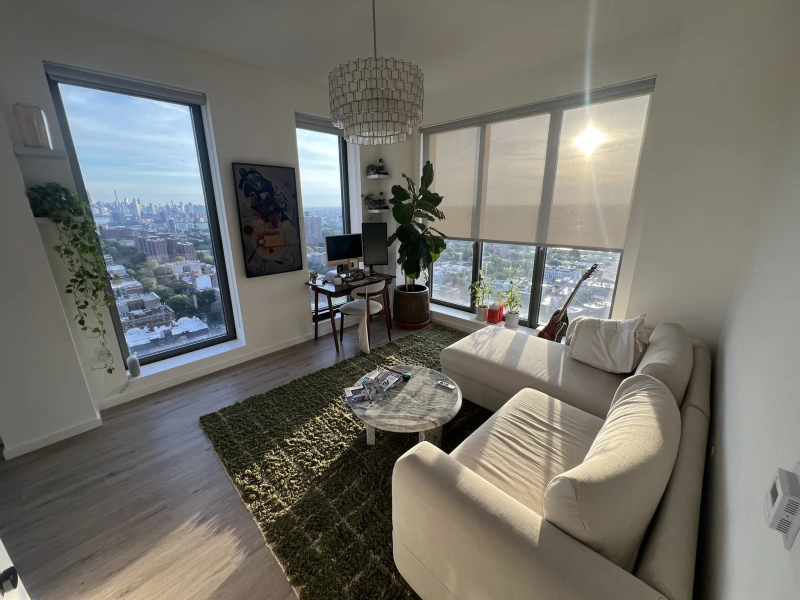
#> input picture assets/loren-apt/1-living-before.webp, 1600 x 1200 px (shown at 1/2 size); its folder holds 4 pictures in this run
$ python angle.py
#> lines starting #> are read from the running program, lines starting #| are printed output that depends on the picture; pictures that were not available may be replaced by others from this repository, and a replacement may not be noted
### tools/upright.py
#!/usr/bin/env python3
"""RoomCast vertical-straighten via the vertical VANISHING POINT (true keystone + roll).

The old approach only rotated (roll) — it leveled the average but left verticals converging,
so it read as "just zoomed" or even inverted the lean. This finds where the vertical lines
actually converge and applies the perspective correction that makes them PLUMB and PARALLEL,
then a residual roll level. Honest: pure homography on captured pixels + crop (no new pixels).
The same homography is applied to the lit version so Lighting+Angle stay aligned.
"""
import numpy as np, cv2


def _build_H(w, h, theta_deg, k):
    """Same homography family as pipeline.warp: center, roll, vertical keystone, uncenter."""
    cx, cy = w / 2.0, h / 2.0
    th = np.radians(theta_deg)
    R = np.array([[np.cos(th), -np.sin(th), 0], [np.sin(th), np.cos(th), 0], [0, 0, 1]], np.float64)
    T = np.array([[1, 0, -cx], [0, 1, -cy], [0, 0, 1]], np.float64)
    Ti = np.array([[1, 0, cx], [0, 1, cy], [0, 0, 1]], np.float64)
    K = np.array([[1, 0, 0], [0, 1, 0], [0, k, 1]], np.float64)
    return Ti @ K @ R @ T


# [164 lines left out: functions _vertical_lines, _dir, _dir_to_vp, vanishing_vertical, robust_roll, upright_params and 2 more, not called in this run]

### tools/pipeline.py
#!/usr/bin/env python3
"""RoomCast deterministic pipeline: straighten (geometry) + relight (tone-map).
Same room guaranteed — no generative repaint. CLI param-driven for best-of-N tuning."""
import cv2, numpy as np, argparse, sys

# ---------- measurement ----------
# [63 lines left out: functions measure_tilt, signed_tilt, warp, straighten, not called in this run]

def to_43(im, W=1200, H=900, zoom=1.0):
    h,w = im.shape[:2]; tar=W/H; cur=w/h
    if cur>tar: nw=int(h*tar); x=(w-nw)//2; im=im[:,x:x+nw]
    elif cur<tar: nh=int(w/tar); y=(h-nh)//2; im=im[y:y+nh,:]
    if zoom>1.0:
        h2,w2=im.shape[:2]; cw,ch=int(w2/zoom),int(h2/zoom)
        x=(w2-cw)//2; y=(h2-ch)//2; im=im[y:y+ch, x:x+cw]
    return cv2.resize(im,(W,H),interpolation=cv2.INTER_AREA)

# ---------- relight ----------
# [30 lines left out: functions gray_world_wb, relight, not called in this run]

def lmean(im): return float(cv2.cvtColor(im,cv2.COLOR_BGR2LAB)[:,:,0].mean())

# ---------- main ----------
# [25 lines that do not run on import are left out]

### tools/angle.py
#!/usr/bin/env python3
"""RoomCast ANGLE — honest, deterministic vertical-straighten (no generative repaint, no new vantage).
Per-room roll + keystone (measured from each photo's long wall lines), applied as a homography to
both the before and the lit versions, then a black-free inscribed crop. Bathroom also gets an honest
doorframe crop. Hand-set per room because straightening is inherently per-photo; auto line-estimation
was unreliable across these varied wide-angle shots."""
import os, sys, cv2, numpy as np
sys.path.insert(0, os.path.dirname(__file__))
from pipeline import to_43
from upright import _build_H

ASSETS = os.path.join(os.path.dirname(__file__), "..", "assets", "loren-apt")

# roll (deg, +CCW), k (vertical keystone); doorframe -> crop the doorway out & zoom into the interior
ANGLE = {
    "1-living":   dict(roll=-1.1, k=-0.0004),
    "2-kitchen":  dict(roll=-7.0, k=-0.0002),
    "3-kitchen2": dict(roll=-5.3, k=-0.0001),
    "4-hall":     dict(roll=-1.0, k=-0.0004),
    "5-bath":     dict(roll=-1.3, k=-0.0001, doorframe=dict(max_frac=0.26, dark_ratio=0.72, zoom=1.06)),
}


def warp_pair(before, lit, roll, k):
    """Apply the same homography to both; crop a centered margin that scales with the roll so the
    rotated/keystoned edges (replicate smear) are removed. No black borders, no invented pixels."""
    h, w = before.shape[:2]
    H = _build_H(w, h, roll, k)
    b = cv2.warpPerspective(before, H, (w, h), flags=cv2.INTER_CUBIC, borderMode=cv2.BORDER_REPLICATE)
    l = cv2.warpPerspective(lit, H, (w, h), flags=cv2.INTER_CUBIC, borderMode=cv2.BORDER_REPLICATE)
    frac = 0.05 + 1.15 * np.sin(np.radians(abs(roll))) + 220.0 * abs(k)
    frac = min(frac, 0.28)
    mx, my = int(frac * w), int(frac * h)
    return b[my:h - my, mx:w - mx], l[my:h - my, mx:w - mx]


def doorframe_crop(im, max_frac=0.26, dark_ratio=0.72):
    g = cv2.cvtColor(im, cv2.COLOR_BGR2GRAY).astype(np.float32)
    H, W = g.shape
    thr = dark_ratio * float(g.mean())
    col = g.mean(axis=0); row = g.mean(axis=1)
    def adv(p, cap):
        i = 0
        while i < cap and p[i] < thr:
            i += 1
        return i
    x0 = adv(col, int(max_frac * W)); x1 = W - adv(col[::-1], int(max_frac * W))
    y0 = adv(row, int(max_frac * H)); y1 = H - adv(row[::-1], int(max_frac * H))
    if x1 - x0 < 0.6 * W: x0, x1 = 0, W
    if y1 - y0 < 0.6 * H: y0, y1 = 0, H
    return x0, x1, y0, y1


def main(stems=None):
    for stem, p in ANGLE.items():
        if stems and stem not in stems:
            continue
        before = cv2.imread(os.path.join(ASSETS, f"{stem}-before.webp"))
#> before is the input picture: shape (1200, 1600, 3); mean B, G, R 106.4, 113.2, 114.6
        lit = cv2.imread(os.path.join(ASSETS, f"{stem}-lit.webp"))
        b2, l2 = warp_pair(before, lit, p["roll"], p["k"])
#> in warp_pair, `b = cv2.warpPerspective(before, H, (w, h), flags=cv2.INTER_CUBIC, bord..`:
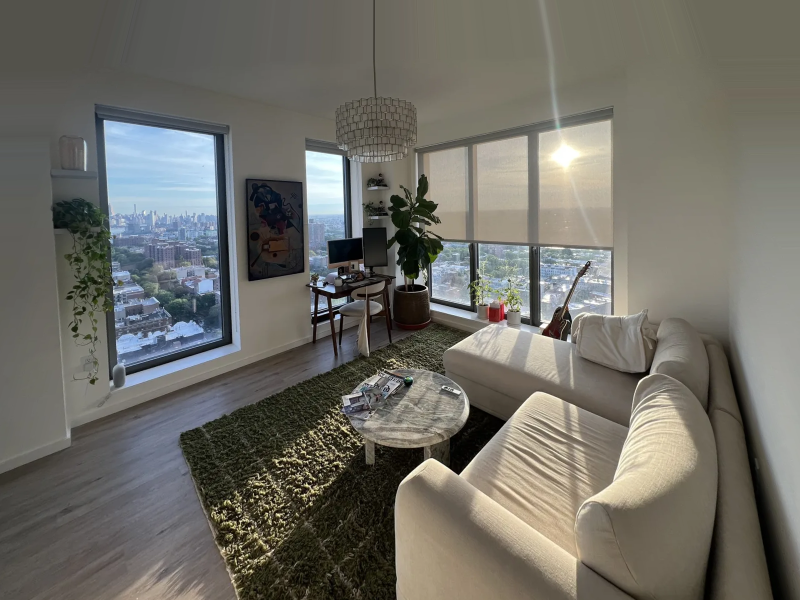
#> b: shape (1200, 1600, 3) (shown at 1/2 size); mean B, G, R 102.4, 109.6, 111.3
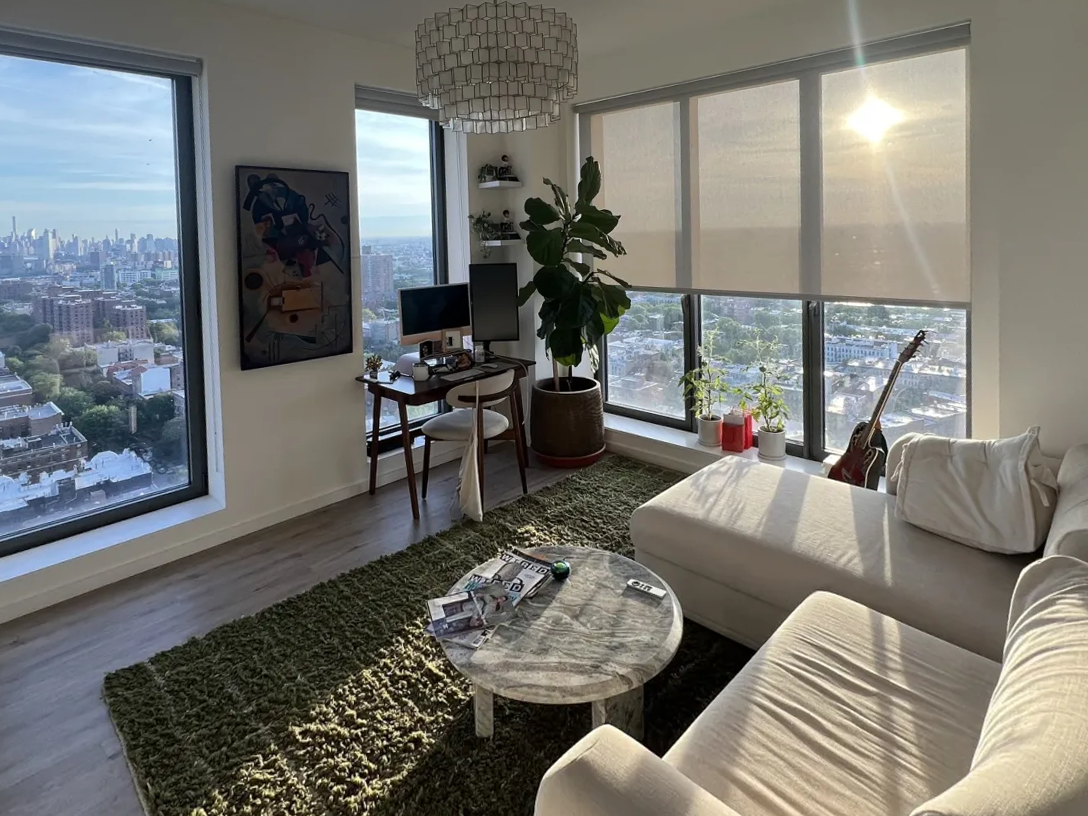
#> b2: shape (816, 1088, 3); mean B, G, R 112.6, 117.4, 117.8
        z = 1.0
        df = p.get("doorframe")
        if df:
            x0, x1, y0, y1 = doorframe_crop(b2, df["max_frac"], df["dark_ratio"])
            b2 = b2[y0:y1, x0:x1]; l2 = l2[y0:y1, x0:x1]; z = df.get("zoom", 1.0)
        cv2.imwrite(os.path.join(ASSETS, f"{stem}-angle.webp"), to_43(b2, 1600, 1200, z), [cv2.IMWRITE_WEBP_QUALITY, 92])
        cv2.imwrite(os.path.join(ASSETS, f"{stem}-lit-angle.webp"), to_43(l2, 1600, 1200, z), [cv2.IMWRITE_WEBP_QUALITY, 92])
        print(f"{stem:12s} roll {p['roll']:+.2f} k {p['k']:+.5f}{'  +doorframe' if df else ''}  APPLIED", flush=True)
#> pass 2 of the loop in main, `for stem, p in ANGLE.items():`:
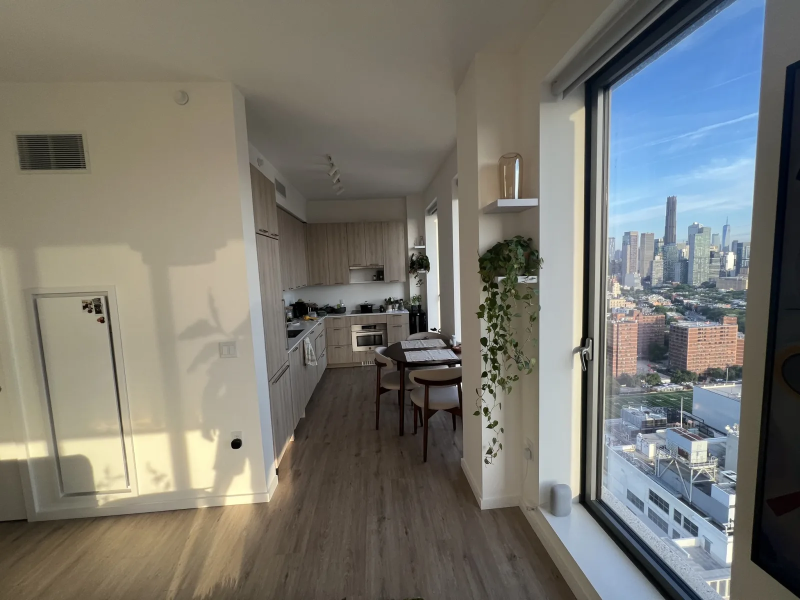
#> input picture assets/loren-apt/3-kitchen2-before.webp, 1600 x 1200 px, given in place of 2-kitchen-before.webp, which was not available (shown at 1/2 size)
#> in main, before is the input picture: shape (1200, 1600, 3); mean B, G, R 112.3, 119.7, 121.1
#> in warp_pair (call 2), `b = cv2.warpPerspective(before, H, (w, h), flags=cv2.INTER_CUBIC, bord..`:
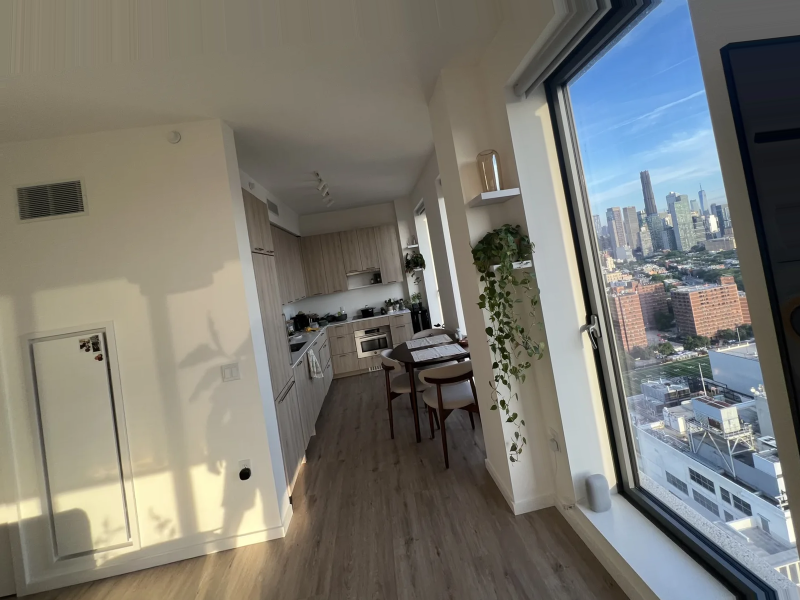
#> b: shape (1200, 1600, 3) (shown at 1/2 size); mean B, G, R 113.5, 121.2, 122.6
#> in main, `b2, l2 = warp_pair(before, lit, p["roll"], p["k"])`:
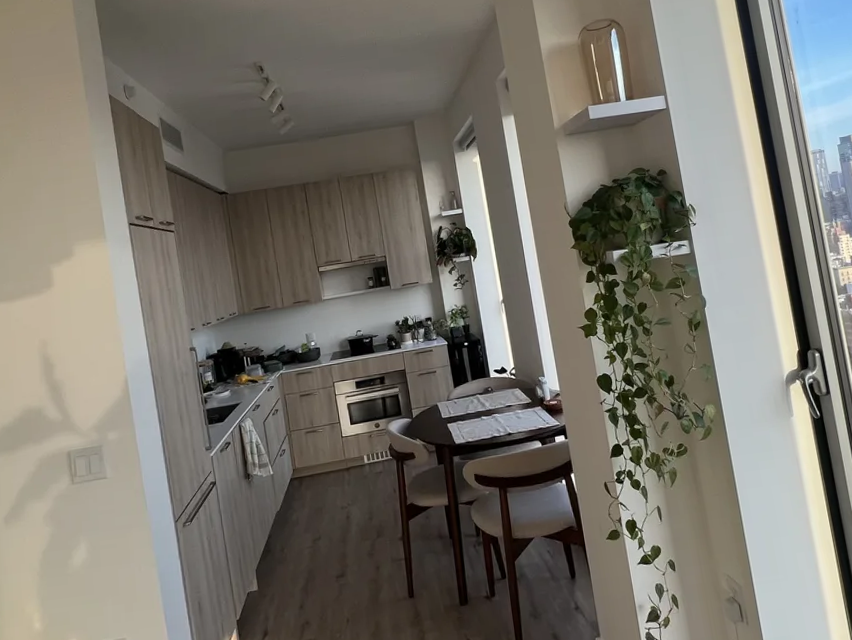
#> b2: shape (640, 852, 3); mean B, G, R 109.8, 118.7, 122.3
    print("ANGLE COMPLETE", flush=True)


if __name__ == "__main__":
#> (the run stopped early here; a loop or call above may not have finished)
